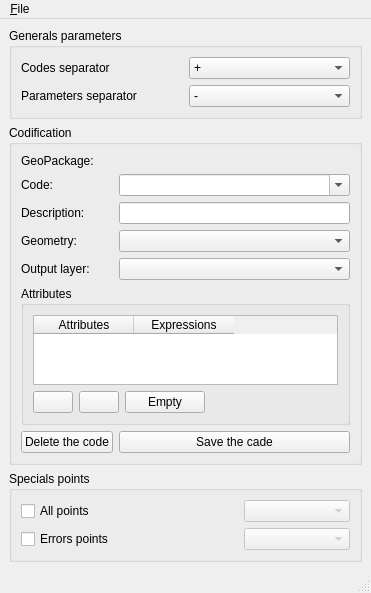
<?xml version="1.0" encoding="UTF-8"?>
<ui version="4.0">
 <class>MainWindow</class>
 <widget class="QMainWindow" name="MainWindow">
  <property name="geometry">
   <rect>
    <x>0</x>
    <y>0</y>
    <width>371</width>
    <height>435</height>
   </rect>
  </property>
  <property name="windowTitle">
   <string>Codification</string>
  </property>
  <property name="locale">
   <locale language="C" country="AnyCountry"/>
  </property>
  <widget class="QWidget" name="centralwidget">
   <layout class="QGridLayout" name="gridLayout_5">
    <item row="0" column="0">
     <widget class="QGroupBox" name="groupParameters">
      <property name="title">
       <string>Generals parameters</string>
      </property>
      <layout class="QGridLayout" name="gridLayout">
       <item row="1" column="1">
        <widget class="QComboBox" name="mComboParameterSeparator">
         <property name="currentIndex">
          <number>1</number>
         </property>
         <item>
          <property name="text">
           <string>+</string>
          </property>
         </item>
         <item>
          <property name="text">
           <string>-</string>
          </property>
         </item>
         <item>
          <property name="text">
           <string>*</string>
          </property>
         </item>
         <item>
          <property name="text">
           <string>/</string>
          </property>
         </item>
         <item>
          <property name="text">
           <string>:</string>
          </property>
         </item>
         <item>
          <property name="text">
           <string>;</string>
          </property>
         </item>
         <item>
          <property name="text">
           <string>,</string>
          </property>
         </item>
         <item>
          <property name="text">
           <string>=</string>
          </property>
         </item>
        </widget>
       </item>
       <item row="1" column="0">
        <widget class="QLabel" name="label_6">
         <property name="text">
          <string>Parameters separator</string>
         </property>
        </widget>
       </item>
       <item row="0" column="1">
        <widget class="QComboBox" name="mComboCodeSeparator">
         <item>
          <property name="text">
           <string>+</string>
          </property>
         </item>
         <item>
          <property name="text">
           <string>-</string>
          </property>
         </item>
         <item>
          <property name="text">
           <string>*</string>
          </property>
         </item>
         <item>
          <property name="text">
           <string>/</string>
          </property>
         </item>
         <item>
          <property name="text">
           <string>:</string>
          </property>
         </item>
         <item>
          <property name="text">
           <string>;</string>
          </property>
         </item>
         <item>
          <property name="text">
           <string>,</string>
          </property>
         </item>
         <item>
          <property name="text">
           <string>=</string>
          </property>
         </item>
        </widget>
       </item>
       <item row="0" column="0">
        <widget class="QLabel" name="label_5">
         <property name="text">
          <string>Codes separator</string>
         </property>
        </widget>
       </item>
      </layout>
     </widget>
    </item>
    <item row="1" column="0">
     <widget class="QGroupBox" name="groupCodification">
      <property name="enabled">
       <bool>true</bool>
      </property>
      <property name="title">
       <string>Codification</string>
      </property>
      <layout class="QGridLayout" name="gridLayout_3">
       <item row="4" column="1">
        <widget class="QgsMapLayerComboBox" name="mLayerOutput"/>
       </item>
       <item row="6" column="1">
        <widget class="QPushButton" name="mSaveCode">
         <property name="text">
          <string>Save the cade</string>
         </property>
        </widget>
       </item>
       <item row="6" column="0">
        <widget class="QPushButton" name="mDeleteCode">
         <property name="text">
          <string>Delete the code</string>
         </property>
        </widget>
       </item>
       <item row="4" column="0">
        <widget class="QLabel" name="label_4">
         <property name="text">
          <string>Output layer:</string>
         </property>
        </widget>
       </item>
       <item row="3" column="1">
        <widget class="QComboBox" name="mGeometry"/>
       </item>
       <item row="3" column="0">
        <widget class="QLabel" name="label">
         <property name="text">
          <string>Geometry:</string>
         </property>
        </widget>
       </item>
       <item row="2" column="1">
        <widget class="QLineEdit" name="mDescription"/>
       </item>
       <item row="2" column="0">
        <widget class="QLabel" name="label_3">
         <property name="text">
          <string>Description:</string>
         </property>
        </widget>
       </item>
       <item row="1" column="1">
        <widget class="QComboBox" name="mComboCode">
         <property name="editable">
          <bool>true</bool>
         </property>
        </widget>
       </item>
       <item row="1" column="0">
        <widget class="QLabel" name="label_2">
         <property name="text">
          <string>Code:</string>
         </property>
        </widget>
       </item>
       <item row="0" column="1">
        <widget class="QgsFileWidget" name="mGeoPackage" native="true">
         <property name="filter" stdset="0">
          <string>*.gpkg</string>
         </property>
        </widget>
       </item>
       <item row="0" column="0">
        <widget class="QLabel" name="label_7">
         <property name="text">
          <string>GeoPackage:</string>
         </property>
        </widget>
       </item>
       <item row="5" column="0" colspan="2">
        <widget class="QGroupBox" name="groupBox_3">
         <property name="title">
          <string>Attributes</string>
         </property>
         <layout class="QGridLayout" name="gridLayout_2">
          <item row="1" column="1">
           <spacer name="horizontalSpacer">
            <property name="orientation">
             <enum>Qt::Horizontal</enum>
            </property>
            <property name="sizeHint" stdset="0">
             <size>
              <width>361</width>
              <height>20</height>
             </size>
            </property>
           </spacer>
          </item>
          <item row="1" column="0">
           <layout class="QHBoxLayout" name="horizontalLayout_2">
            <item>
             <widget class="QPushButton" name="mAddColumnPushButton">
              <property name="text">
               <string/>
              </property>
              <property name="icon">
               <iconset resource="resources.qrc">
                <normaloff>:/plugins/LandSurveyFieldCodes/images/symbologyAdd.png</normaloff>:/plugins/LandSurveyFieldCodes/images/symbologyAdd.png</iconset>
              </property>
             </widget>
            </item>
            <item>
             <widget class="QPushButton" name="mRemoveColumnPushButton">
              <property name="sizePolicy">
               <sizepolicy hsizetype="Preferred" vsizetype="Preferred">
                <horstretch>0</horstretch>
                <verstretch>0</verstretch>
               </sizepolicy>
              </property>
              <property name="icon">
               <iconset resource="resources.qrc">
                <normaloff>:/plugins/LandSurveyFieldCodes/images/symbologyRemove.png</normaloff>:/plugins/LandSurveyFieldCodes/images/symbologyRemove.png</iconset>
              </property>
             </widget>
            </item>
            <item>
             <widget class="QPushButton" name="mEmptyColumnsPushButton">
              <property name="text">
               <string>Empty</string>
              </property>
             </widget>
            </item>
           </layout>
          </item>
          <item row="0" column="0" colspan="2">
           <widget class="QTableWidget" name="mTableWidget">
            <property name="sizeAdjustPolicy">
             <enum>QAbstractScrollArea::AdjustToContents</enum>
            </property>
            <column>
             <property name="text">
              <string>Attributes</string>
             </property>
            </column>
            <column>
             <property name="text">
              <string>Expressions</string>
             </property>
            </column>
           </widget>
          </item>
         </layout>
         <zorder>horizontalSpacer</zorder>
         <zorder>mTableWidget</zorder>
        </widget>
       </item>
      </layout>
     </widget>
    </item>
    <item row="2" column="0">
     <widget class="QgsCollapsibleGroupBox" name="groupSepcialsPoints">
      <property name="enabled">
       <bool>true</bool>
      </property>
      <property name="title">
       <string>Specials points</string>
      </property>
      <property name="collapsed" stdset="0">
       <bool>true</bool>
      </property>
      <layout class="QGridLayout" name="gridLayout_4">
       <item row="0" column="0">
        <widget class="QCheckBox" name="mAllPoints">
         <property name="text">
          <string>All points</string>
         </property>
        </widget>
       </item>
       <item row="0" column="1">
        <widget class="QgsFileWidget" name="mGeoPackageAllPoints" native="true">
         <property name="enabled">
          <bool>false</bool>
         </property>
         <property name="filter" stdset="0">
          <string>*.gpkg</string>
         </property>
        </widget>
       </item>
       <item row="0" column="2">
        <widget class="QgsMapLayerComboBox" name="mLayerAllPoints">
         <property name="enabled">
          <bool>false</bool>
         </property>
        </widget>
       </item>
       <item row="1" column="0">
        <widget class="QCheckBox" name="mErrorPoints">
         <property name="text">
          <string>Errors points</string>
         </property>
        </widget>
       </item>
       <item row="1" column="1">
        <widget class="QgsFileWidget" name="mGeoPackageErrorPoints" native="true">
         <property name="enabled">
          <bool>false</bool>
         </property>
         <property name="filter" stdset="0">
          <string>*.gpkg</string>
         </property>
        </widget>
       </item>
       <item row="1" column="2">
        <widget class="QgsMapLayerComboBox" name="mLayerErrorPoints">
         <property name="enabled">
          <bool>false</bool>
         </property>
        </widget>
       </item>
      </layout>
     </widget>
    </item>
   </layout>
  </widget>
  <widget class="QMenuBar" name="menubar">
   <property name="geometry">
    <rect>
     <x>0</x>
     <y>0</y>
     <width>371</width>
     <height>15</height>
    </rect>
   </property>
   <widget class="QMenu" name="menu_Nouveau">
    <property name="title">
     <string>&amp;File</string>
    </property>
    <addaction name="action_New"/>
    <addaction name="action_Open"/>
    <addaction name="separator"/>
    <addaction name="action_Save"/>
    <addaction name="actionSaveAs"/>
    <addaction name="separator"/>
    <addaction name="actionClose"/>
   </widget>
   <addaction name="menu_Nouveau"/>
  </widget>
  <widget class="QStatusBar" name="statusbar"/>
  <action name="action_New">
   <property name="text">
    <string>&amp;New</string>
   </property>
  </action>
  <action name="action_Open">
   <property name="text">
    <string>&amp;Open...</string>
   </property>
  </action>
  <action name="action_Save">
   <property name="text">
    <string>&amp;Save</string>
   </property>
  </action>
  <action name="actionSaveAs">
   <property name="text">
    <string>Save as...</string>
   </property>
  </action>
  <action name="actionClose">
   <property name="text">
    <string>Close</string>
   </property>
  </action>
 </widget>
 <customwidgets>
  <customwidget>
   <class>QgsCollapsibleGroupBox</class>
   <extends>QGroupBox</extends>
   <header>qgis.gui</header>
   <container>1</container>
  </customwidget>
  <customwidget>
   <class>QgsFileWidget</class>
   <extends>QWidget</extends>
   <header>qgis.gui</header>
  </customwidget>
  <customwidget>
   <class>QgsMapLayerComboBox</class>
   <extends>QComboBox</extends>
   <header>qgis.gui</header>
  </customwidget>
 </customwidgets>
 <resources>
  <include location="resources.qrc"/>
 </resources>
 <connections/>
</ui>
